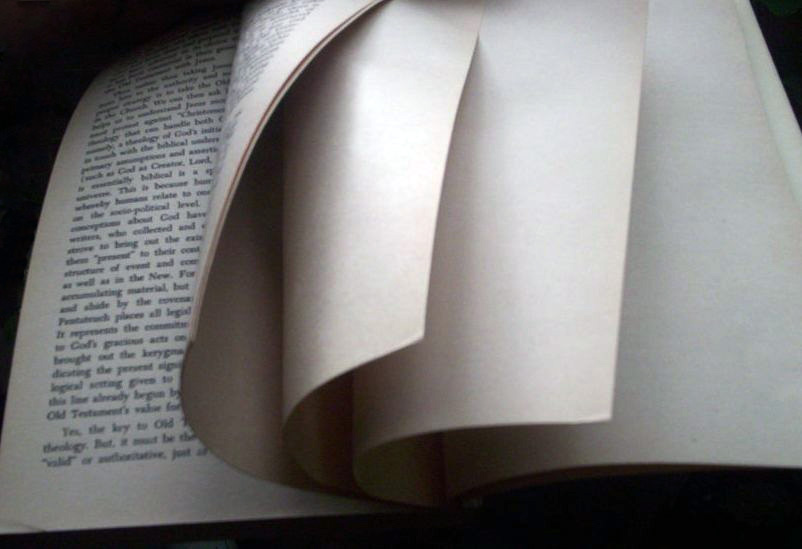
#> input picture page2.jpg, 802 x 549 px
$ python main.py
#> lines starting #> are read from the running program, lines starting #| are printed output that depends on the picture; after the words box and inside, x2 and y2 are one past the last pixel; in counts of white or black regions, pixels touching at a corner belong together
import cv2 as cv

img = cv.imread('page2.jpg')
#> img is the input picture: shape (549, 802, 3); mean B, G, R 121.9, 122.6, 123.9
img = cv.cvtColor(img,cv.COLOR_RGB2GRAY)
#> img: shape (549, 802)

_,result=cv.threshold(img,35,255,cv.THRESH_BINARY)
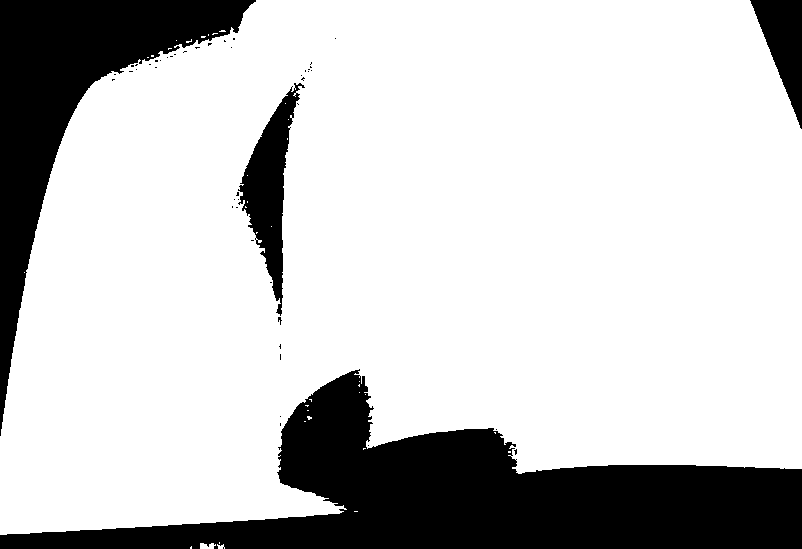
#> result: shape (549, 802); 78.3% white; 48 black regions (44 under 20 px), largest, box (x1, y1, x2, y2) and area: (0, 369, 802, 549) 58708, (0, 0, 256, 436) 27759, (238, 83, 305, 316) 5600, (750, 0, 802, 129) 3411

adaptive=cv.adaptiveThreshold(img,255,cv.ADAPTIVE_THRESH_GAUSSIAN_C,cv.THRESH_BINARY,81,2)
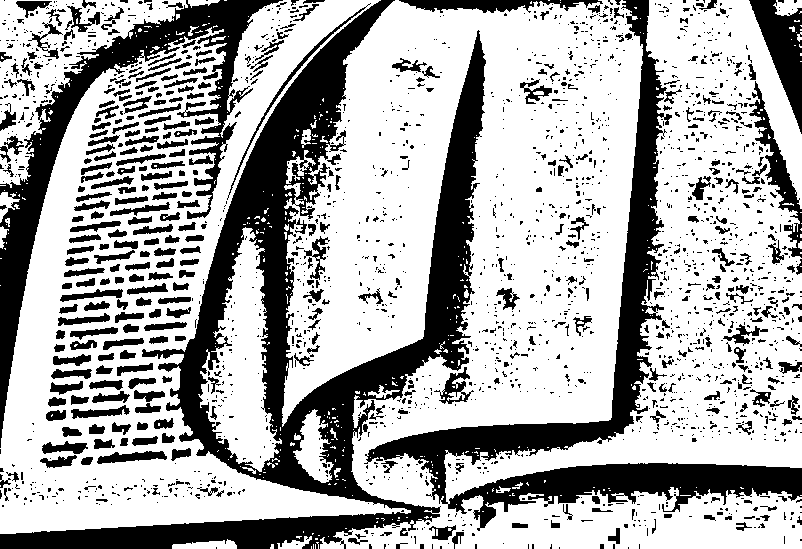
#> adaptive: shape (549, 802); 67.6% white; 2071 black regions (1652 under 20 px), largest, box (x1, y1, x2, y2) and area: (0, 0, 486, 549) 51921, (364, 0, 802, 531) 26700, (0, 0, 283, 448) 16490

cv.imshow('Image',img)
cv.imshow('Result',result)
cv.imshow('Adaptive Result',adaptive)

cv.waitKey(0)
cv.destroyAllWindows()
